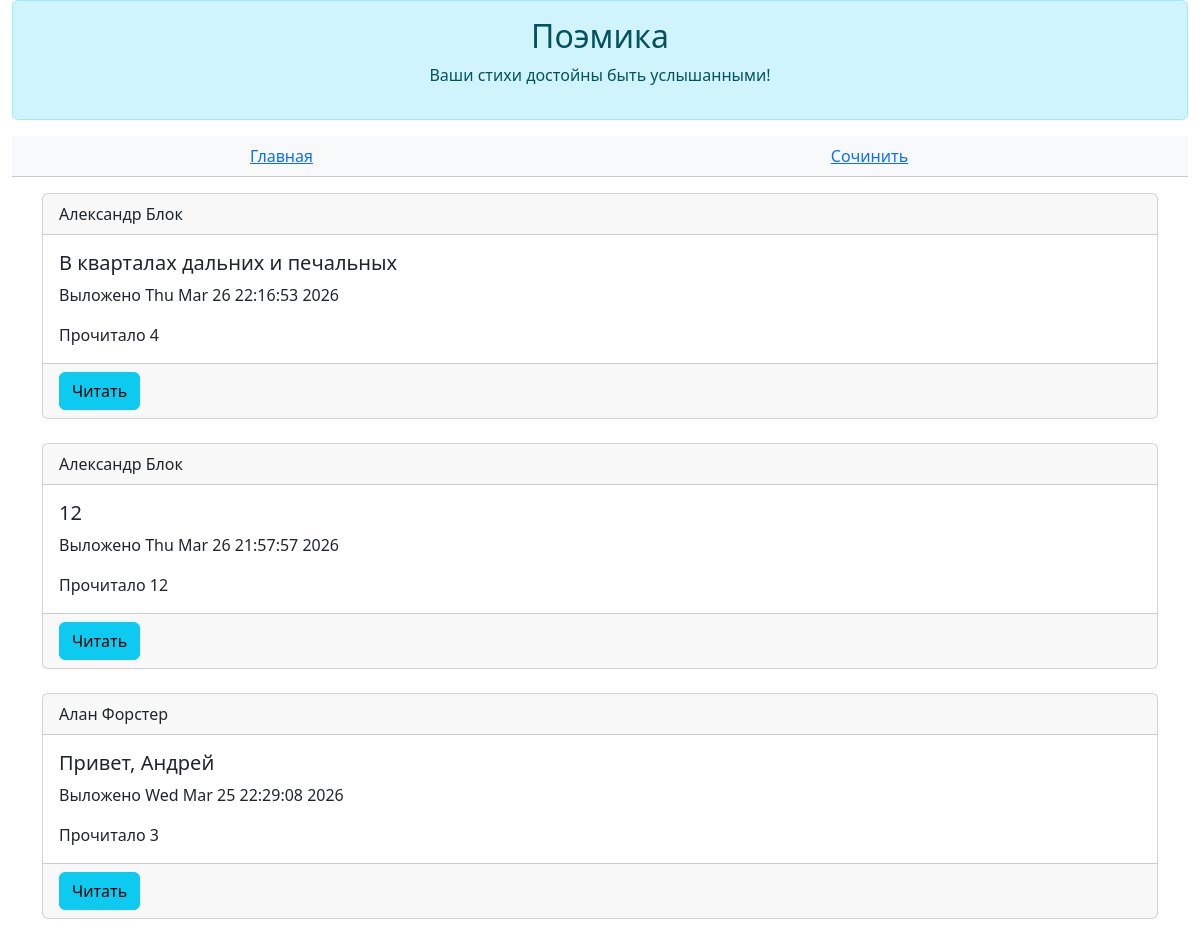
Page /poems on the committed database.
### data/all_models.py (models this page shows)
class Poem(SqlAlchemyBase, SerializerMixin):
    __tablename__ = "poems"
    id = sqlalchemy.Column(sqlalchemy.Integer, primary_key=True, autoincrement=True)
    author_id = sqlalchemy.Column(sqlalchemy.Integer, sqlalchemy.ForeignKey(User.id))
    author = orm.relationship("User")
    title = sqlalchemy.Column(sqlalchemy.String(25))
    body = sqlalchemy.Column(sqlalchemy.Text)
    read_count = sqlalchemy.Column(sqlalchemy.Integer, default=0)
    is_private = sqlalchemy.Column(sqlalchemy.Boolean, default=True)
    created = sqlalchemy.Column(sqlalchemy.DateTime, default=datetime.datetime.now())

class User(SqlAlchemyBase, UserMixin, SerializerMixin):
    __tablename__ = "users"
    id = sqlalchemy.Column(sqlalchemy.Integer, primary_key=True, autoincrement=True)
    login = sqlalchemy.Column(sqlalchemy.String)
    name = sqlalchemy.Column(sqlalchemy.String)
    email = sqlalchemy.Column(sqlalchemy.String, unique=True)
    description = sqlalchemy.Column(sqlalchemy.Text)
    hashed_password = sqlalchemy.Column(sqlalchemy.String)
    poems = orm.relationship("Poem", back_populates="author")

### main.py (the view)
@app.route("/poems")
def poems():
    poems = db.query(Poem).all()
    return flask.render_template("poems.html", poems=poems[::-1], user=current_user)

### templates/poems.html (shortened to what this page needs)
{% extends 'base.html' %}
{% block _header %}
    <table class="table table-light text-center">
        <tbody>
            <tr>
                <td>
                    <a href="/">Главная</a>
                </td>
                <td>
                    <a href="/poem/create">Сочинить</a>
                </td>
            </tr>
        </tbody>
    </table>
{% endblock %}
{% block _body %}
    {% for poem in poems %}
        {% if not poem.is_private%}
            <div class="card">
                <div class="card-header">
                    {{poem.author.login}}
                </div>
                <div class="card-body">
                    <h5 class="card-title">{{poem.title}}</h5>
                    <p class="card-text">Выложено {{poem.created.ctime()}}</p>
                    <p class="card-text">Прочитало {{poem.read_count}}</p>
                </div>
                <div class="card-footer">
                    <button class="btn btn-info" onclick="location.href='/poem/read/{{poem.id}}'">Читать</button>
                </div>
            </div>
            <br/>
        {% endif %}
    {% endfor %}
{% endblock %}

### rows in the picture
Poem: author.login "Александр Блок", title "В кварталах дальних и печальных", created.ctime "Thu Mar 26 22:16:53 2026", read_count "4"
Poem: author.login "Александр Блок", title "12", created.ctime "Thu Mar 26 21:57:57 2026", read_count "12"
Poem: author.login "Алан Форстер", title "Привет, Андрей", created.ctime "Wed Mar 25 22:29:08 2026", read_count "3"
